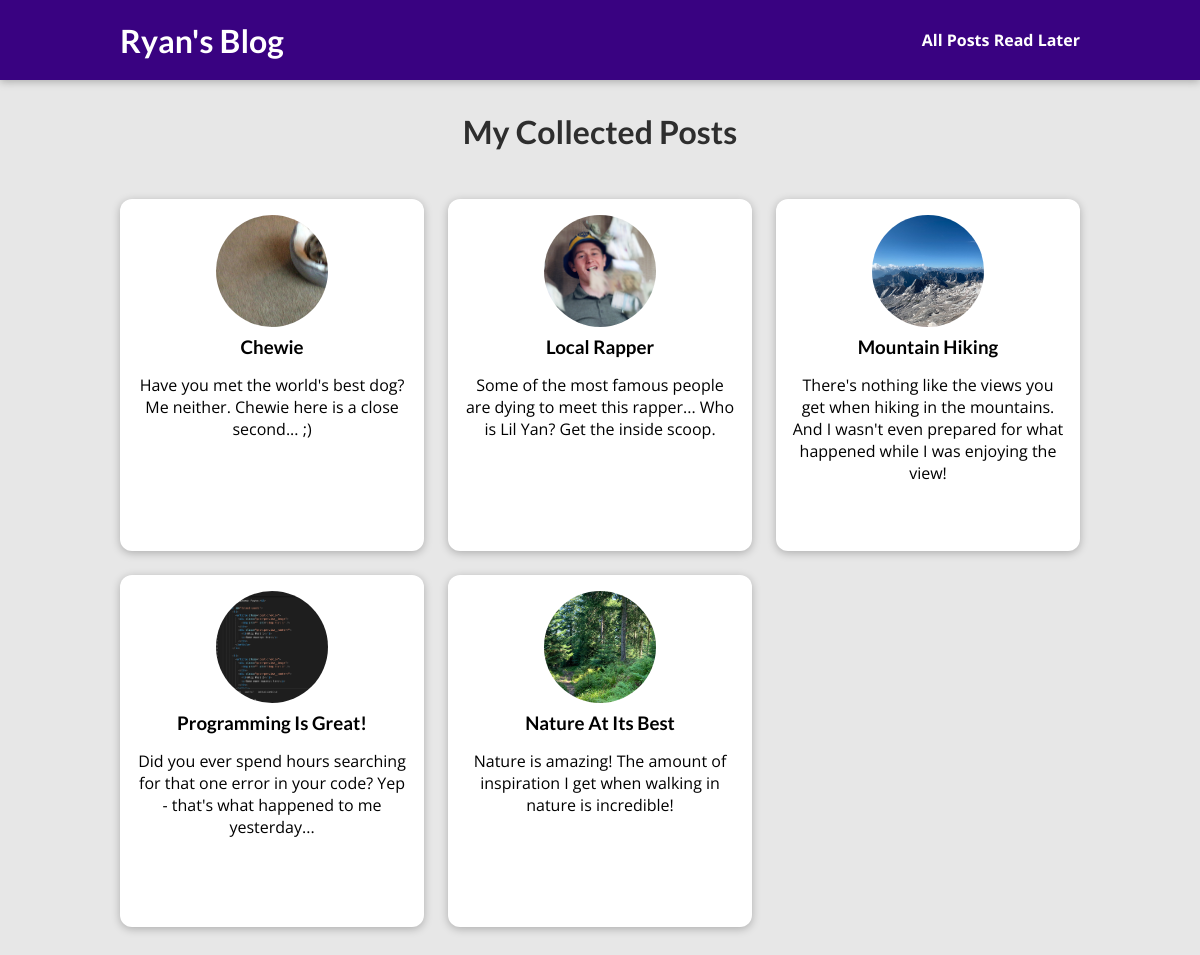
/posts/, run on the app's committed database.
### blog/models.py (models this page shows, shortened)
class Post(models.Model):
    title = models.CharField(max_length=150)
    excerpt = models.CharField(max_length=200)
    image = models.ImageField(upload_to="posts", null=True)
    date = models.DateField(auto_now=True)
    slug = models.SlugField(unique=True, db_index=True)
    content = models.TextField(validators=[MinLengthValidator(10)])
    author = models.ForeignKey(Author, on_delete=models.SET_NULL, null=True, related_name="posts")
    tags = models.ManyToManyField(Tag)

### blog/views.py (the view)
# urls.py: path("posts/", views.AllPostsView.as_view(), name="posts-page"), # /blog/posts/
class AllPostsView(ListView):
    template_name = "blog/all-posts.html"
    model = Post
    ordering = ["-date"]
    context_object_name = "all_posts"

### blog/templates/blog/all-posts.html (shortened to what this page needs)
{% extends "base.html" %}
{% load static %}
{% block css_files %}
  <link rel="stylesheet" href="{% static "blog/includes/post.css" %}" />
  <link rel="stylesheet" href="{% static "blog/includes/header.css" %}" />
  <link rel="stylesheet" href="{% static "blog/all-posts.css" %}" />
{% endblock %}
{% block content %}
  {% include "blog/includes/header.html" %}
  <section id="all-posts">
    <h2>My Collected Posts</h2>
    <ul>
      {% for post in all_posts%}
        {% include "blog/includes/post.html" %}
      {% endfor %}
    </ul>
  </section>
{% endblock %}

### blog/templates/blog/includes/post.html
<li>
  <article class="post">
    <a href="{% url "post-detail-page" post.slug %}">
      <img src="{{ post.image.url }}" alt="{{ post.title }}" />
      <div class="post__content">
        <h3>{{ post.title }}</h3>
        <p>{{ post.excerpt }}</p>
      </div>
    </a>
  </article>
</li>

### static/app.css (style rules this page uses)
* { box-sizing: border-box; }
html { font-family: 'Open Sans', 'Lato', sans-serif; }
body { margin: 0; }
h1, h2, h3 { font-family: 'Lato', sans-serif; font-weight: bold; }

### blog/static/blog/includes/post.css (style rules this page uses)
.post { display: flex; flex-direction: column; align-items: center; text-align: center; }
.post a { text-decoration: none; color: black; transition: all 0.2s ease; padding: 1rem; }
.post img { width: 5rem; height: 5rem; object-fit: cover; border-radius: 50%; }
.post h3 { margin: 0.25rem 0; }

### blog/static/blog/all-posts.css (style rules this page uses)
body { background-color: #e7e7e7; }
#all-posts { margin: 7rem auto; width: 90%; max-width: 60rem; }
#all-posts h2 { text-align: center; font-size: 2rem; color: #2e2e2e; margin: 3rem 0; }
ul { list-style: none; margin: 0; padding: 0; display: grid; grid-template-columns: repeat(auto-fill, minmax(17rem, 1fr)); gap: 1.5rem; }
.post img { width: 7rem; height: 7rem; }
.post a { height: 22rem; transform-origin: center; box-shadow: 0 2px 8px rgba(0, 0, 0, 0.25); border-radius: 12px; background-color: white; }

### data on the page
Post: image (picture), title "Chewie", excerpt "Have you met the world's best dog? Me neither. Chewie here is a close second... ;)"
Post: image (picture), title "Local Rapper", excerpt "Some of the most famous people are dying to meet this rapper... Who is Lil Yan? Get the inside scoop."
Post: image (picture), title "Mountain Hiking", excerpt "There's nothing like the views you get when hiking in the mountains. And I wasn't even prepared for what happened while I was enjoying the view!"
Post: image (picture), title "Programming Is Great!", excerpt "Did you ever spend hours searching for that one error in your code? Yep - that's what happened to me yesterday..."
Post: image (picture), title "Nature At Its Best", excerpt "Nature is amazing! The amount of inspiration I get when walking in nature is incredible!"
